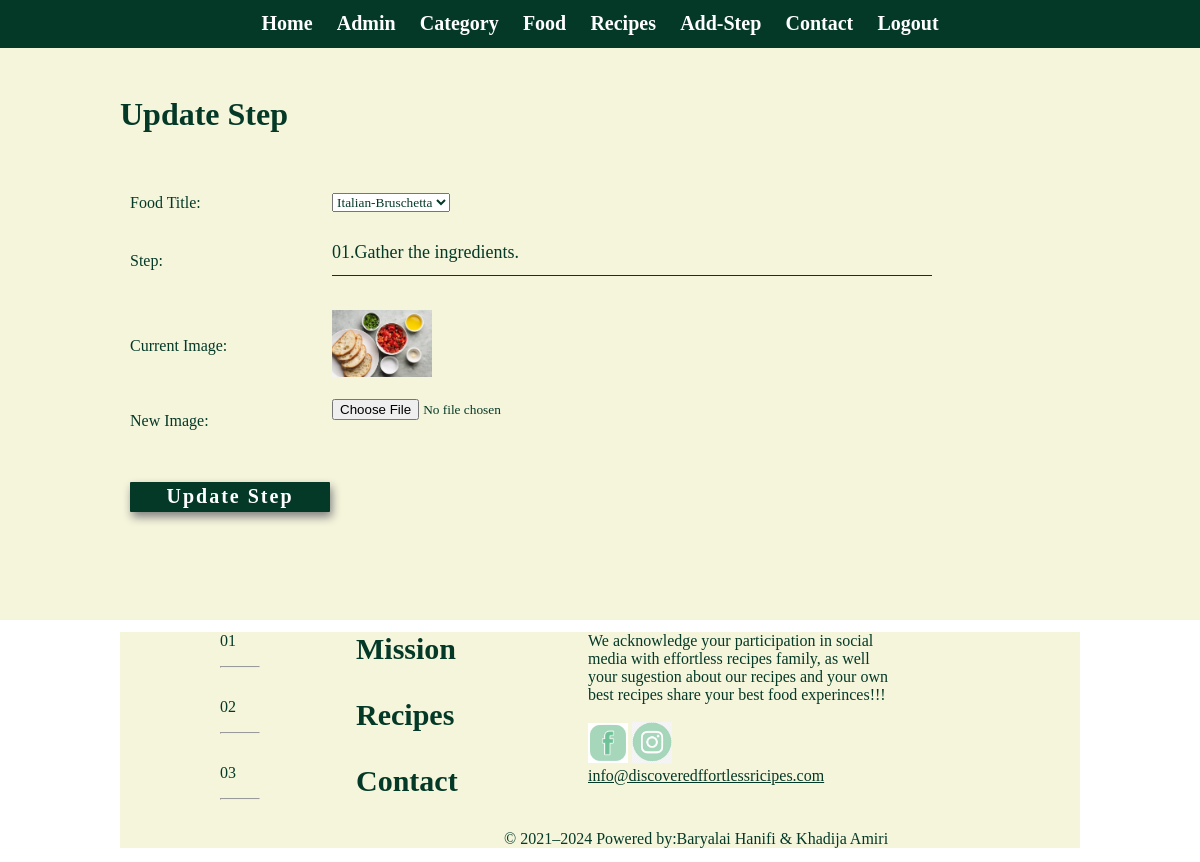
Screenshot of /admin/update-step.php?id=6&image=Food_Step_104.webp (signed in) with the database file from the repository.
### tables this page shows
CREATE TABLE `tbl_step` (
  `id` int(11) NOT NULL,
  `step` text DEFAULT NULL,
  `image` varchar(150) DEFAULT NULL,
  `foodrecipe_id` int(11) DEFAULT NULL
);

### admin/update-step.php (the view, shortened to what this page needs)
<?php include('partiales/menu.php');  ?>
<div class="backend-main">
<div class="wrapper">
<h1>Update Step</h1>
<?php
if (isset($_GET['id'])){
$id = $_GET['id'];
$sql="SELECT * FROM tbl_step WHERE id=$id";
$result = mysqli_query($conn,$sql);
$count = mysqli_num_rows($result);
if ($count==1) {
$row = mysqli_fetch_assoc($result);
$step = $row['step'];
$current_image = $row['image'];
}else{
$_SESSION['no-step-found']="<div class='error'>Step not found...</div>";
header('location:'.SITEURL.'admin/manage-step.php');
}
}else{
header('location:'.SITEURL.'admin/manage-step.php');
}
?>
<form method="post" action="" enctype="multipart/form-data">
<table class="tbl-30">
<tr>
<td>Food Title:</td>
<td>
<select name="food-title">
<?php
$sql1 = "SELECT * FROM tbl_foodrecipe";
$result1 = mysqli_query($conn,$sql1);
$count1 = mysqli_num_rows($result1);
if($count1>0){
while ($row1 = mysqli_fetch_assoc($result1)) {
$id=$row1['id'];
$title = $row1['title'];
?>
<option value="<?php echo $id;?>" >
<?php echo $title; ?>
</option>
<?php
}
}else{
?>
<option value="0">No available food found</option>
<?php
}
?>
</select>
</td>
</tr>
<tr>
<td>Step:</td>
<td>
<input class="form-control" type="text" name="step" value="<?php echo $step;  ?>">
</td>
</tr>
<tr>
<td>Current Image:</td>
<td>
<?php
if($current_image != ""){
?>
<img src="<?php echo SITEURL;?>images/step/<?php echo $current_image;?>" width="100px">
<?php
}else{
echo "<div class='error'>Image not added</div>";
}
?>
</td>
</tr>
<tr>
<td>New Image:</td>
<td><input type="file" name="image"></td>
</tr>
<tr>
<td>
<input type="submit" name="submit" class="form-control submit btn-secondary" value="Update Step">
</td>
</tr>
</table>
</form>
</div>
</div>
<?php include('partiales/footer.php');  ?>

### css/frontend.css (style rules this page uses)
* { margin:0; padding: 0; font-size: relative; }
form { margin-top: 50px; transition: all 4s ease-in-out; }
.form-control { width: 600px; background:transparent; border:none; outline: none; border-bottom: 1px solid #043927; color: #043927; font-size: 18px; margin-bottom: 16px; }
input { height: 45px; }
form .submit { background:#043927; border-color: transparent; color:#fff; font-size: 20px; font-weight: bold; letter-spacing: 2px; height: 30px; margin-top: 20px; margin-bottom: 50px; width: 200px; }

### css/backend.css (style rules this page uses)
* { margin:0; padding: 0; color:#043927; font-family: "Times New Roman",Times,serif; }
.wrapper { padding: 1%; width: 80%; margin: 0 auto; }
.tbl-30 { width: 30%; }
table tr td { padding: 1%; }
.btn-secondary { background-color:#043927; color: white; padding: 1%; text-decoration: none; border-radius: 1px; box-shadow: 2px 5px 10px grey; }
.backend-main { background-color:#f5f5dc; color: white; padding: 3% 0; }

### rows the page displays
tbl_step: step "01.Gather the ingredients.", image (picture)

### other values shown
$startYear "2021"
form field food-title "Italian-Bruschetta"
